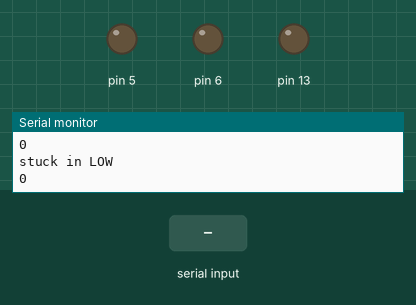
This sketch was run on a simulated Arduino Uno, built with avr-gcc and run on an emulated ATmega328P. On the bench: output pins drawn as LEDs (lit = HIGH), the last lines printed to the serial monitor. The test bench sets the inputs (shaded band).

Above: at 1.2 s.
1.3 s: "1\n" received over Serial
At 2.1 s:
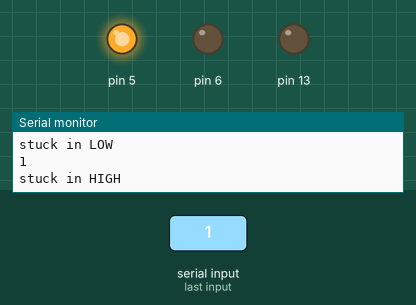
Timing chart, 0 to 4.3 s (numbered marks = the images above; inputs shaded):
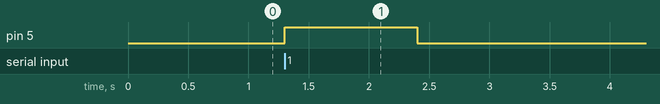

Measured:
- after the input at 1.3 s, pin 5: LOW → HIGH at once, → LOW 1.1 s later

The sketch:

simplemotor.ino
```cpp
int input=0;
void setup()
{
  //LED ON
  pinMode(13,OUTPUT);
  //initialize serial communication
  Serial.begin(9600);
  //wait for serial communication
  while(!Serial){}
}
void loop()
{
  if(Serial.available())
  {
    input=Serial.parseInt();
  }
    Serial.println(input);
    //go
    if(input==1)
    {
        analogWrite(5,255);
        analogWrite(6,0);
        delay(100);
        Serial.write("stuck in HIGH\n");
    }
    //stop
    else if(input==0)
    {
        analogWrite(5,0);
        analogWrite(6,0);
        delay(100);
        Serial.write("stuck in LOW\n");
    }
}
```
